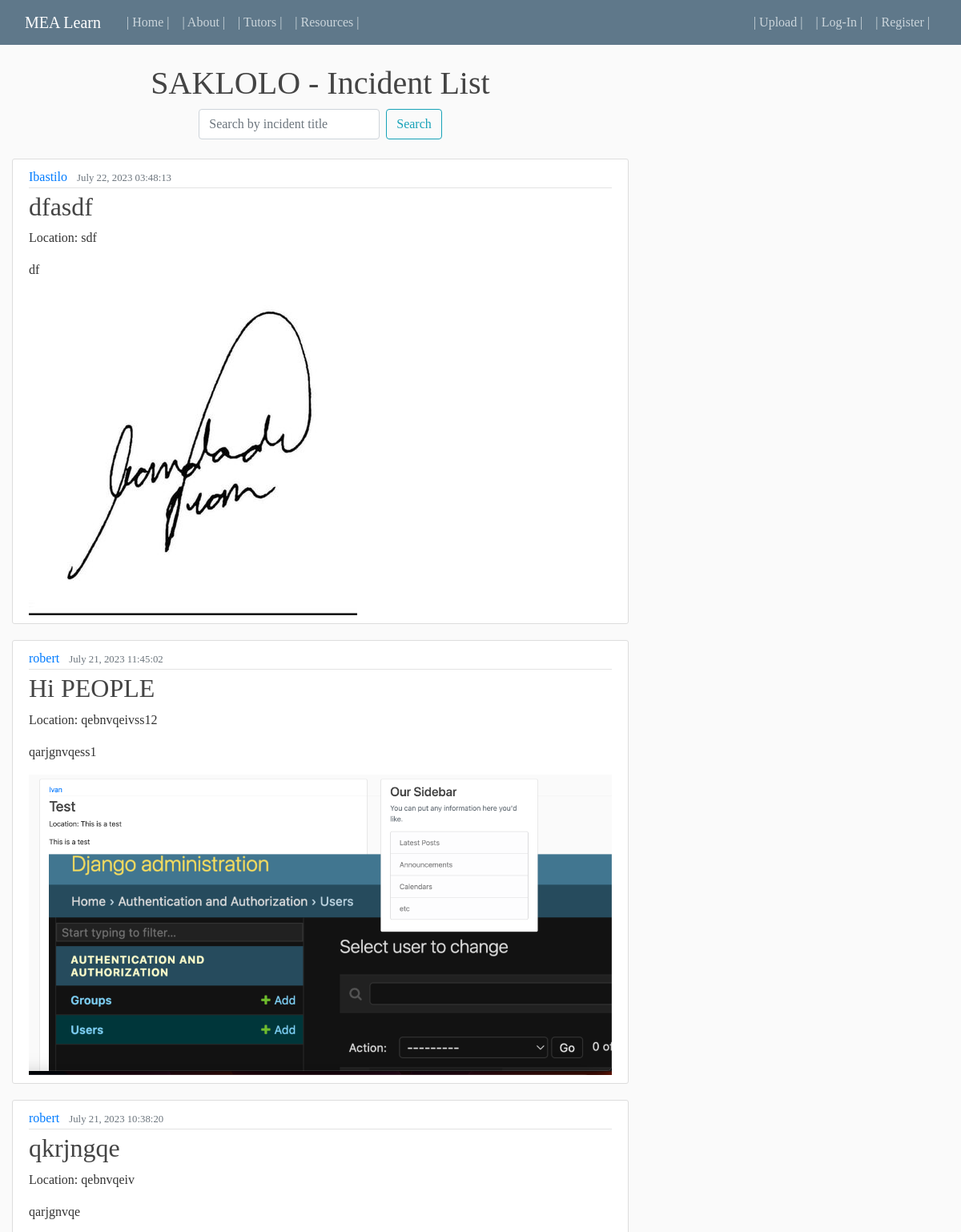
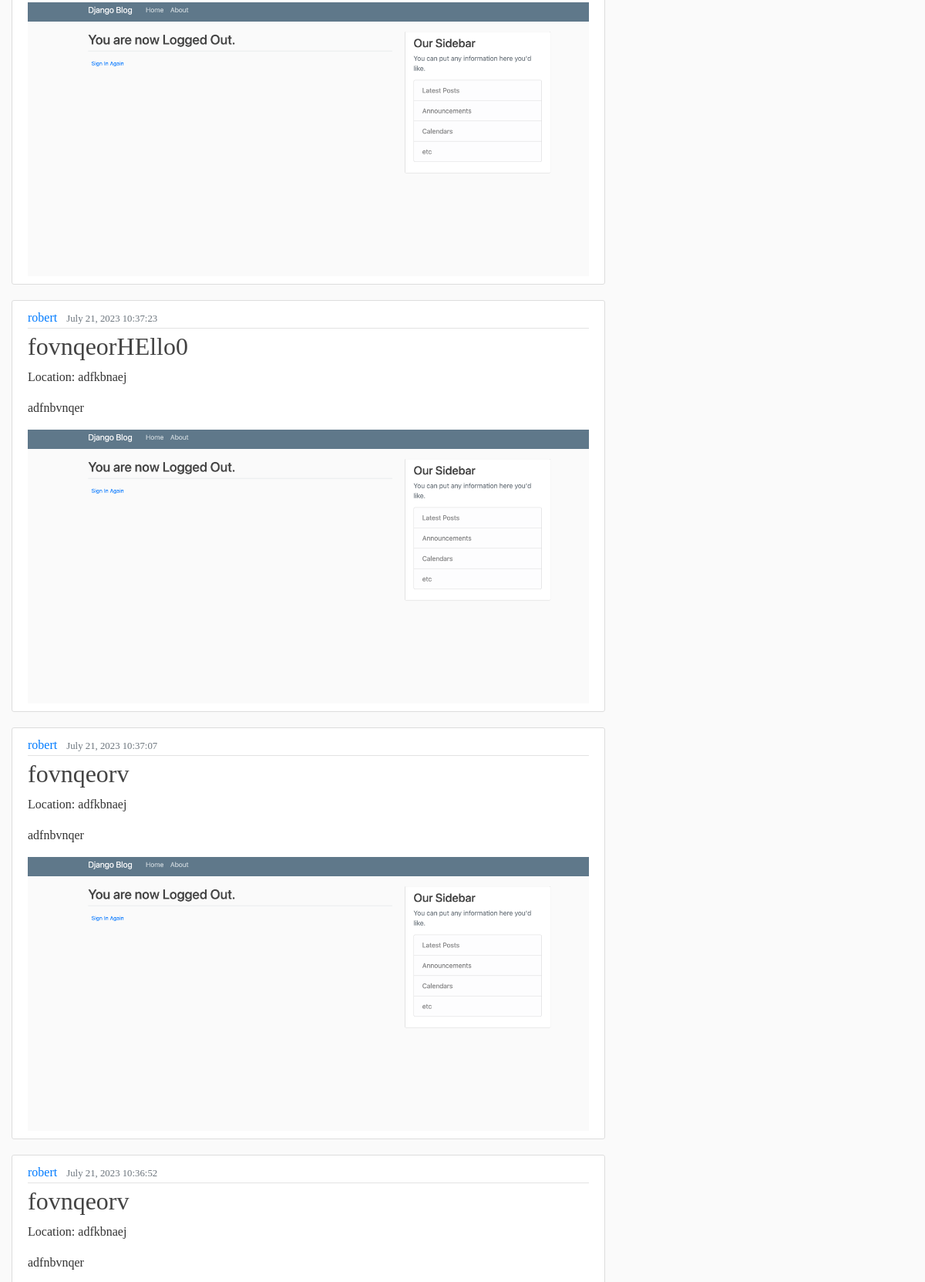
Screenshot of /incident-list/ (upper part) with the database file from the repository (2 pictures, top to bottom).
### blog/models.py (models this page shows, shortened)
class Incident(models.Model):
    title = models.CharField(max_length=150)
    description = models.TextField()
    location = models.CharField(max_length=150)
    date_reported = models.DateTimeField(default=timezone.now)
    pictures = models.ImageField(upload_to='incident_pictures')
    author = models.ForeignKey(User, on_delete=models.CASCADE)

### blog/views.py (the view)
# urls.py: path('incident-list/', blog_views.incident_list, name='incident_list'),
def incident_list(request):
    search_query = request.GET.get('q')
    if search_query:
        incidents = Incident.objects.filter(
            Q(title__icontains=search_query) |
            Q(description__icontains=search_query)
        ).order_by('-date_reported')
    else:
        incidents = Incident.objects.order_by('-date_reported')
    return render(request, 'blog/incident_list.html', {'incidents': incidents})

### blog/templates/blog/incident_list.html (shortened to what this page needs)
{% extends "blog/base.html" %}
{% load static %}
{% block content %}
    <header>
        <h1 class="text-center">SAKLOLO - Incident List</h1>
    </header>
    <div class="container d-flex justify-content-center">
        <form method="GET" class="form-inline mb-4">
            <input type="text" name="q" class="form-control mr-sm-2" placeholder="Search by incident title" value="{{ request.GET.q }}">
            <button type="submit" class="btn btn-outline-info">Search</button>
        </form>
    </div>
     <div class="incident_list">
                {% for incident in incidents %}
                    <article class="media content-section">
                        <div class="media-body">
                            <div class="article-metadata">
                                <a class="mr-2" href="{% url 'user-posts' incident.author.username %}">{{ incident.author }}</a>
                                <small class="text-muted">{{ incident.date_reported|date:"F d, Y H:i:s" }}</small>
                            </div>
                            <h2><a class="article-title" href="{% url 'post-detail' incident.id %}">{{ incident.title }}</a></h2>
                            <p class="article-content">Location: {{ incident.location }}</p>
                            <p class="article-content">{{ incident.description }}</p>
                            <div class="image-container">
                                <img src="{{ incident.pictures.url }}" alt="Incident Picture" class="img-fluid">
                            </div>
                        </div>
                    </article>
                {% empty %}
                    <p>No incidents found.</p>
                {% endfor %}
            </div>
        </div>
    </div>
{% endblock content %}

### blog/static/blog/main.css (style rules this page uses)
body { font-family: 'Playfair Display', serif !important; background: #fafafa; color: #333333; margin: 0; padding: 0; box-sizing: border-box; margin-top: 5rem; }
h1, h2, h3, h4, h5, h6 { color: #444444; }
.content-section { background: #ffffff; padding: 10px 20px; border: 1px solid #dddddd; border-radius: 3px; margin-bottom: 20px; }
.article-title { color: #444444; }
.article-content { white-space: pre-line; }
.article-metadata { padding-bottom: 1px; margin-bottom: 4px; border-bottom: 1px solid #e3e3e3; }
.image-container { max-width: 100%; overflow: hidden; }

### blog/templates/blog/base.html (style rules this page uses)
body { font-family: 'Karla', sans-serif; }

### rows the page displays
Incident: author "Ibastilo", date_reported "July 22, 2023 03:48:13", title "dfasdf", location "sdf", description "df", pictures (picture)
Incident: author "robert", date_reported "July 21, 2023 11:45:02", title "Hi PEOPLE", location "qebnvqeivss12", description "qarjgnvqess1", pictures (picture)
Incident: author "robert", date_reported "July 21, 2023 10:38:20", title "qkrjngqe", location "qebnvqeiv", description "qarjgnvqe", pictures (picture)
Incident: author "robert", date_reported "July 21, 2023 10:37:23", title "fovnqeorHEllo0", location "adfkbnaej", description "adfnbvnqer", pictures (picture)
Incident: author "robert", date_reported "July 21, 2023 10:37:07", title "fovnqeorv", location "adfkbnaej", description "adfnbvnqer", pictures (picture)
Incident: author "robert", date_reported "July 21, 2023 10:36:52", title "fovnqeorv", location "adfkbnaej", description "adfnbvnqer"
